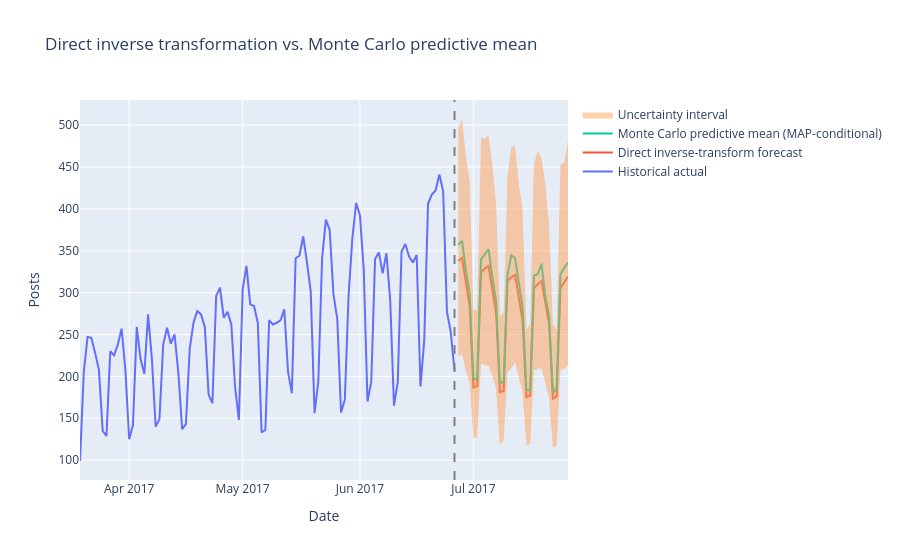

Notebook code for this chart:
### Markdown cell above
This lets us answer quantitatively:

> How much does the final 30-day forecast change if we target the original-scale predictive mean instead?

Notice that we call the new result:

```text
yhat_bias_aware_mean
```

rather than something like:

```text
improved_yhat
```

because **we cannot demonstrate improved accuracy without actual future observations**.

### Code cell
# visualize the change

history_plot_df = prophet_df.tail(100)

fig = go.Figure()

fig.add_trace(
    go.Scatter(
        x=history_plot_df["ds"],
        y=history_plot_df["y"],
        name="Historical actual",
        mode="lines",
    )
)

fig.add_trace(
    go.Scatter(
        x=bias_aware_comparison["ds"],
        y=bias_aware_comparison["yhat_direct_inverse"],
        name="Direct inverse-transform forecast",
        mode="lines",
    )
)

fig.add_trace(
    go.Scatter(
        x=bias_aware_comparison["ds"],
        y=bias_aware_comparison["yhat_bias_aware_mean"],
        name="Monte Carlo predictive mean (MAP-conditional)",
        mode="lines",
    )
)

fig.add_trace(
    go.Scatter(
        x=bias_aware_comparison["ds"],
        y=bias_aware_comparison["yhat_upper"],
        mode="lines",
        line=dict(width=0),
        showlegend=False,
    )
)

fig.add_trace(
    go.Scatter(
        x=bias_aware_comparison["ds"],
        y=bias_aware_comparison["yhat_lower"],
        name="Uncertainty interval",
        mode="lines",
        line=dict(width=0),
        fill="tonexty",
    )
)

fig.add_vline(
    x=last_history_date,
    line_dash="dash",
    line_color="gray",
)

fig.update_layout(
    title="Direct inverse transformation vs. Monte Carlo predictive mean",
    xaxis_title="Date",
    yaxis_title="Posts",
)

fig.show()
